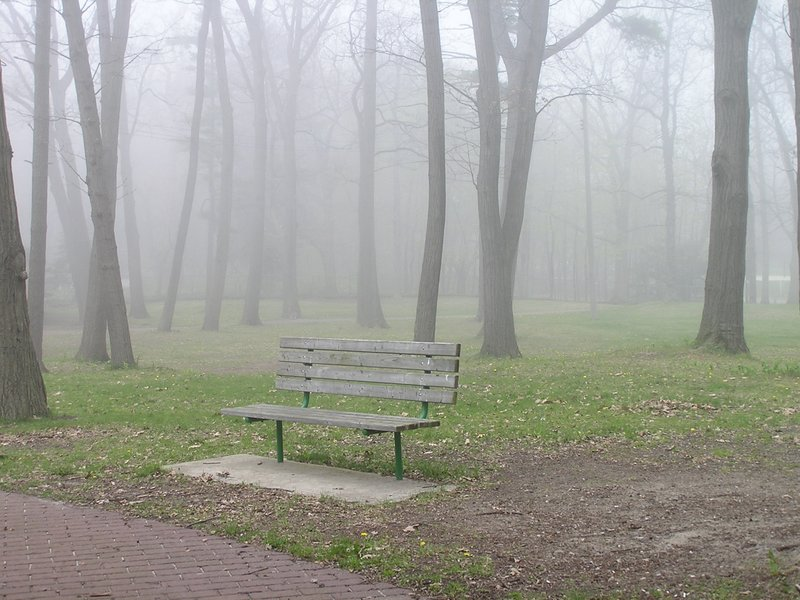
#> input picture ImageEnage/Image/foggy_bench.jpg, 800 x 600 px
$ python MSRCPTest.py
#> lines starting #> are read from the running program, lines starting #| are printed output that depends on the picture; after the words box and inside, x2 and y2 are one past the last pixel; in counts of white or black regions, pixels touching at a corner belong together

#引入了均值和均方差的概念
import numpy as np
import cv2


def replaceZeroes(data):
    min_nonzero = min(data[np.nonzero(data)])
    data[data == 0] = min_nonzero
    return data

def simple_color_balance(input_img, s1, s2):
    h, w = input_img.shape[:2]
    temp_img = input_img.copy()
    one_dim_array = temp_img.flatten()
    sort_array = sorted(one_dim_array)

    per1 = int((h * w) * s1 / 100)
    minvalue = sort_array[per1]

    per2 = int((h * w) * s2 / 100)
    maxvalue = sort_array[(h * w) - 1 - per2]

    # 实施简单白平衡算法
    if (maxvalue <= minvalue):
        out_img = np.full(input_img.shape, maxvalue)
    else:
        scale = 255.0 / (maxvalue - minvalue)
        out_img = np.where(temp_img < minvalue, 0,temp_img)   # 防止像素溢出
        out_img = np.where(out_img > maxvalue, 255,out_img)   # 防止像素溢出
        out_img = scale * (out_img - minvalue)                # 映射中间段的图像像素
        out_img = cv2.convertScaleAbs(out_img)
    return out_img


def MSRCP(img, scales, s1, s2):
    h, w = img.shape[:2]
    scales_size = len(scales)
    B_chan = img[:, :, 0]
    G_chan = img[:, :, 1]
    R_chan = img[:, :, 2]
    log_R = np.zeros((h, w), dtype=np.float32)
    array_255 = np.full((h, w),255.0,dtype=np.float32)

    I_array = (B_chan + G_chan + R_chan) / 3.0
    I_array = replaceZeroes(I_array)

    for i in range(0, scales_size):
        L_blur = cv2.GaussianBlur(I_array, (scales[i], scales[i]), 0)
        L_blur = replaceZeroes(L_blur)
        dst_I = cv2.log(I_array/255.0)
        dst_Lblur = cv2.log(L_blur/255.0)
        dst_ixl = cv2.multiply(dst_I, dst_Lblur)
        log_R += cv2.subtract(dst_I, dst_ixl)
    MSR = log_R / 3.0
    Int1 = simple_color_balance(MSR, s1, s2)

    B_array = np.maximum(B_chan,G_chan,R_chan)
    A = np.minimum(array_255 / B_array, Int1/I_array)
    R_channel_out = A * R_chan
    G_channel_out = A * G_chan
    B_channel_out = A * B_chan

    MSRCP_Out_img = cv2.merge([B_channel_out, G_channel_out, R_channel_out])
    MSRCP_Out = cv2.convertScaleAbs(MSRCP_Out_img)

    return MSRCP_Out

if __name__ == '__main__':
    img = '../Image/foggy_bench.jpg'
    scales = [15,101,301]
    s1, s2 = 2,3
    src_img = cv2.imread(img)
#> src_img is the input picture: shape (600, 800, 3); mean B, G, R 153, 160.2, 159.8
    result = MSRCP(src_img, scales, s1, s2)
#> in MSRCP, `I_array = (B_chan + G_chan + R_chan) / 3.0`:
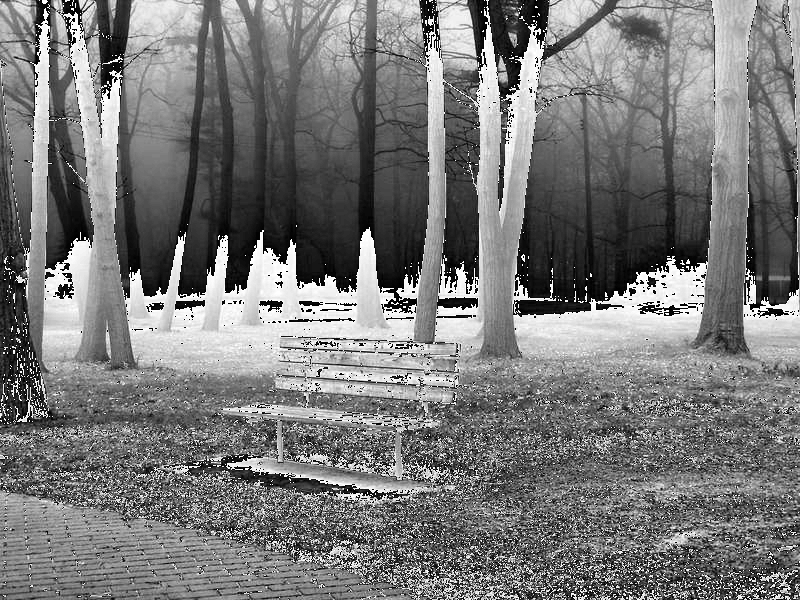
#> I_array: shape (600, 800) float64; min 0, max 85, mean 40.4; drawn with min black and max white
#> in replaceZeroes, `min_nonzero = min(data[np.nonzero(data)])`: min_nonzero = 0.333
#> in replaceZeroes, `data[data == 0] = min_nonzero`: data: shape (600, 800) float64; 0.25% of pixels changed, all inside (x1, y1, x2, y2) = (0, 0, 800, 600)
#> the loop in MSRCP, `for i in range(0, scales_size):` made 3 passes
#> min_nonzero in replaceZeroes on passes 1 to 3: 2.13, 10.03, 20.72
#> pass 1, in MSRCP, `L_blur = cv2.GaussianBlur(I_array, (scales[i], scales[i]), 0)`:
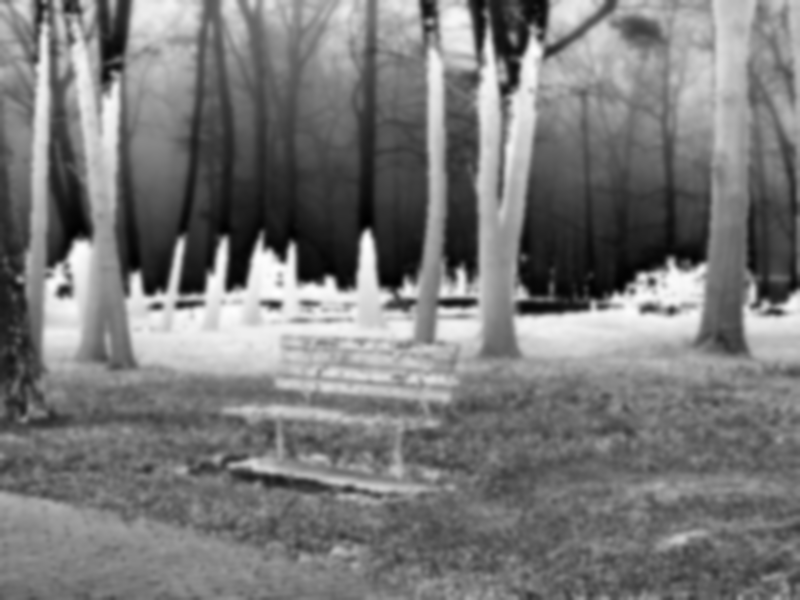
#> L_blur: shape (600, 800) float64; min 2.13, max 82.58, mean 40.4; drawn with min black and max white
#> pass 1, in MSRCP, `dst_ixl = cv2.multiply(dst_I, dst_Lblur)`:
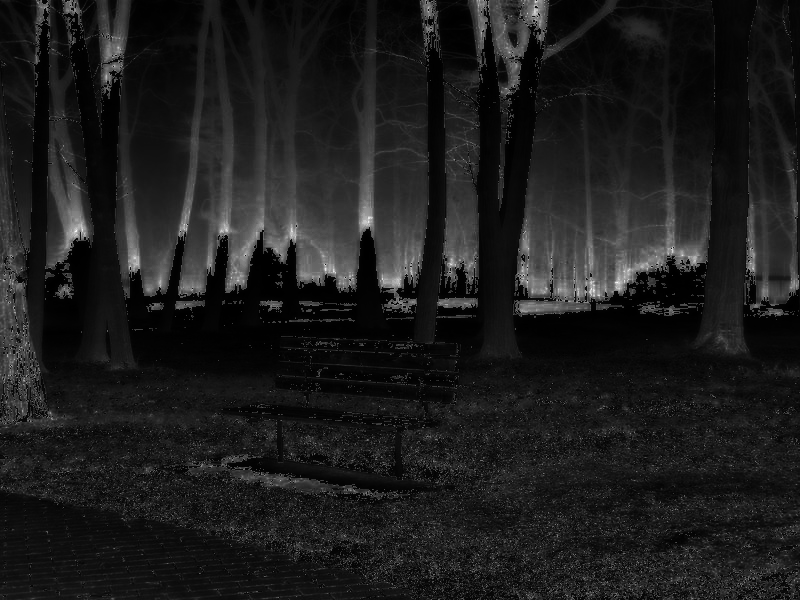
#> dst_ixl: shape (600, 800) float64; min 1.24, max 29.8, mean 4.5; drawn with min black and max white
#> after the loop in MSRCP, `for i in range(0, scales_size):`:
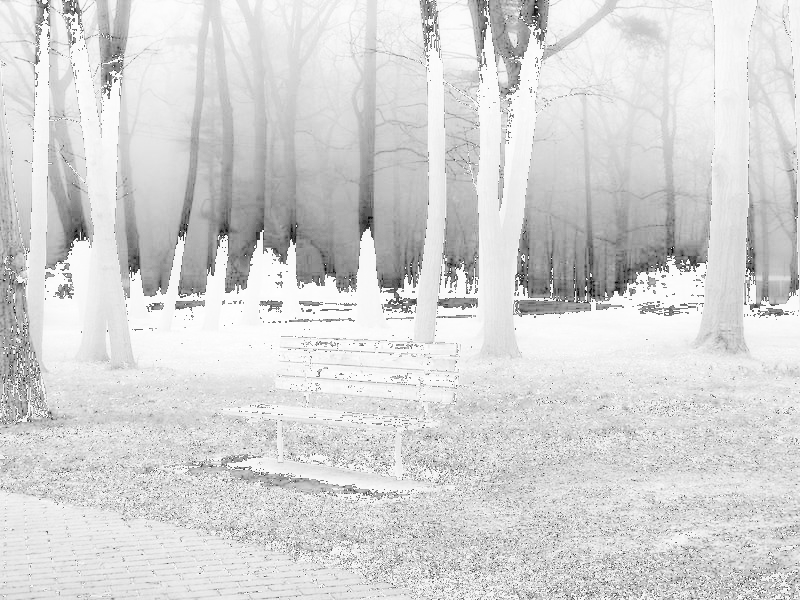
#> log_R: shape (600, 800) float32; min -78.13, max -7.64, mean -19.06; drawn with min black and max white
#> in simple_color_balance, `sort_array = sorted(one_dim_array)`: sort_array = 480000 items
#> in simple_color_balance, `minvalue = sort_array[per1]`: minvalue = -15.81
#> in simple_color_balance, `maxvalue = sort_array[(h * w) - 1 - per2]`: maxvalue = -2.88
#> in simple_color_balance, `scale = 255.0 / (maxvalue - minvalue)`: scale = 19.72
#> in simple_color_balance, `out_img = cv2.convertScaleAbs(out_img)`:
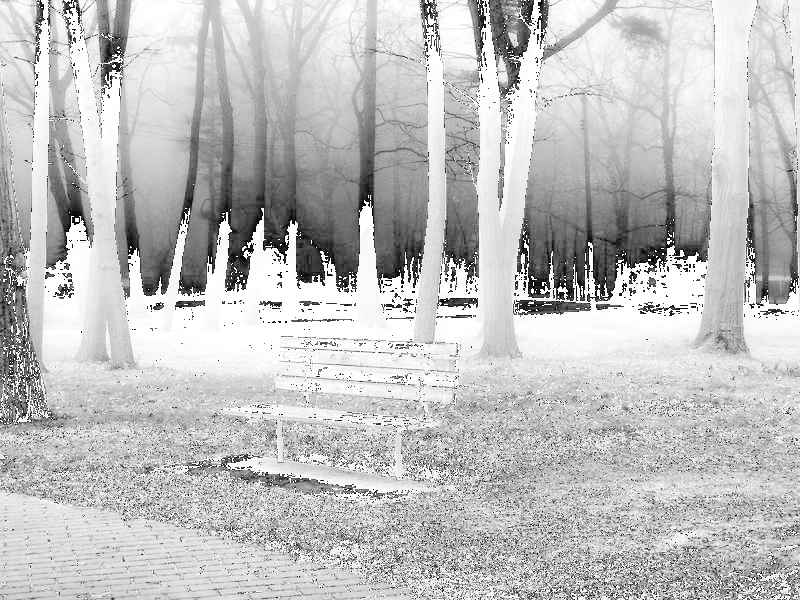
#> out_img: shape (600, 800); min 0, max 255, mean 192.3
#> in MSRCP, `A = np.minimum(array_255 / B_array, Int1/I_array)`:
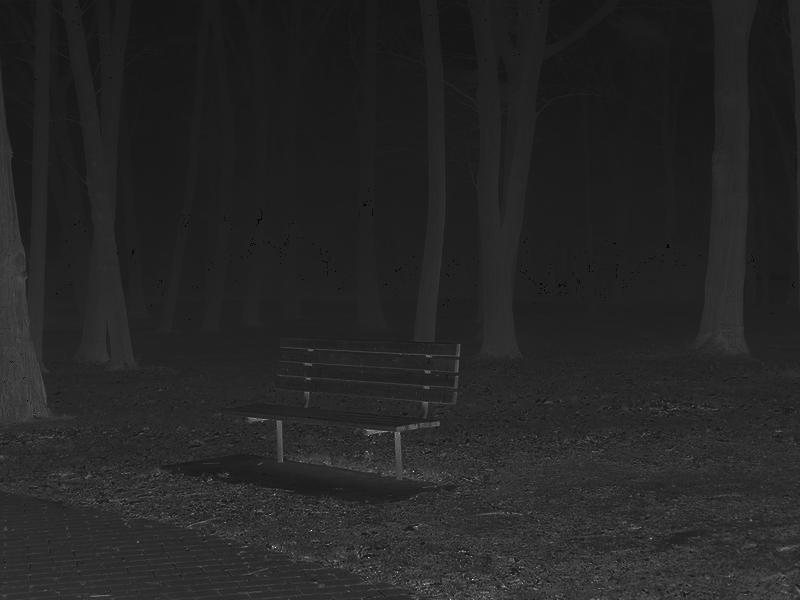
#> A: shape (600, 800) float64; min 0, max 11.35, mean 1.69; drawn with min black and max white
#> in MSRCP, `MSRCP_Out_img = cv2.merge([B_channel_out, G_channel_out, R_channel_out])`:
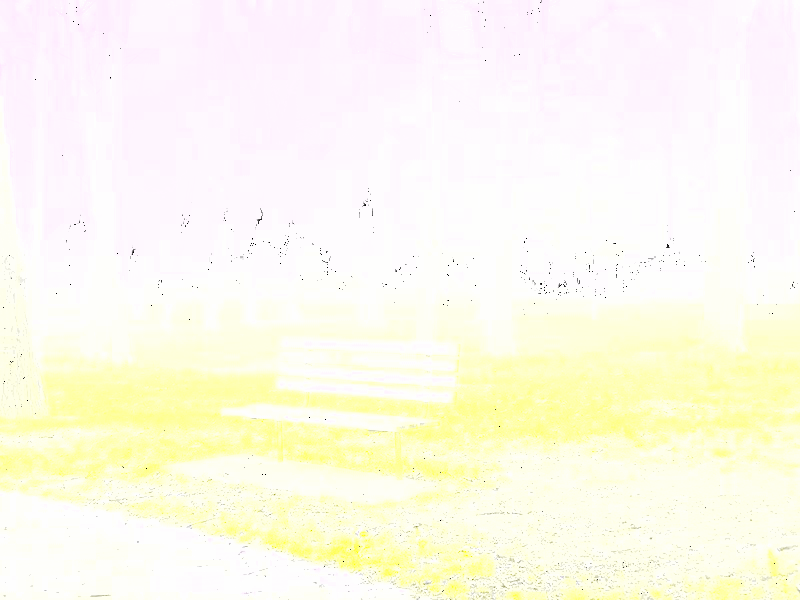
#> MSRCP_Out_img: shape (600, 800, 3) float64; mean of channels 0, 1, 2 235.7, 251.6, 254.6; drawn with min black and max white

    cv2.imwrite('MSRCPbench.jpg',result)

$ run again, with ImageEnage/Image/Forest.jpg copied over ImageEnage/Image/foggy_bench.jpg
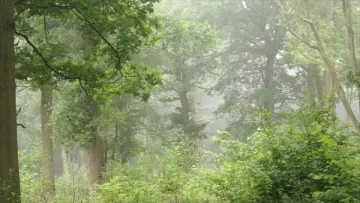
#> input picture ImageEnage/Image/Forest.jpg, 360 x 203 px
#> src_img is the input picture: shape (203, 360, 3); mean B, G, R 105.5, 147.3, 134.7
#> min_nonzero = 0.333
#> data: shape (203, 360) float64; min 0.333, max 85, mean 47.3
#> the loop in MSRCP, `for i in range(0, scales_size):` made 3 passes
#> min_nonzero in replaceZeroes on passes 1 to 3: 9.93, 26.32, 43.49
#> after the loop in MSRCP, `for i in range(0, scales_size):`:
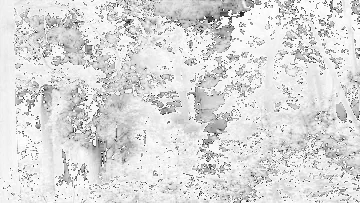
#> log_R: shape (203, 360) float32; min -65.54, max -8.06, mean -16.19; drawn with min black and max white
#> sort_array = 73080 items
#> minvalue = -14.33
#> maxvalue = -2.95
#> scale = 22.42
#> `result = MSRCP(src_img, scales, s1, s2)`:
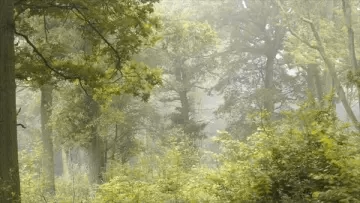
#> src_img: shape (203, 360, 3); mean B, G, R 105.5, 147.3, 147.3
